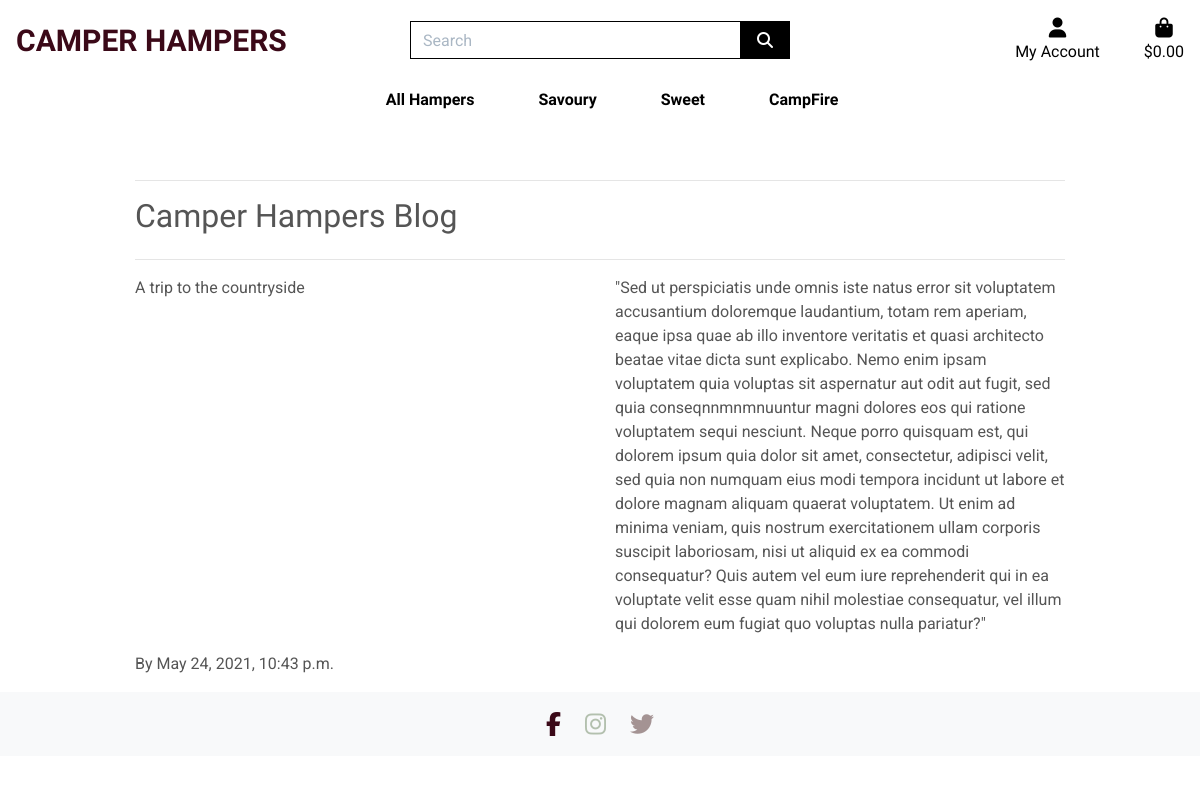
The page /blog/ on the database as committed earlier.
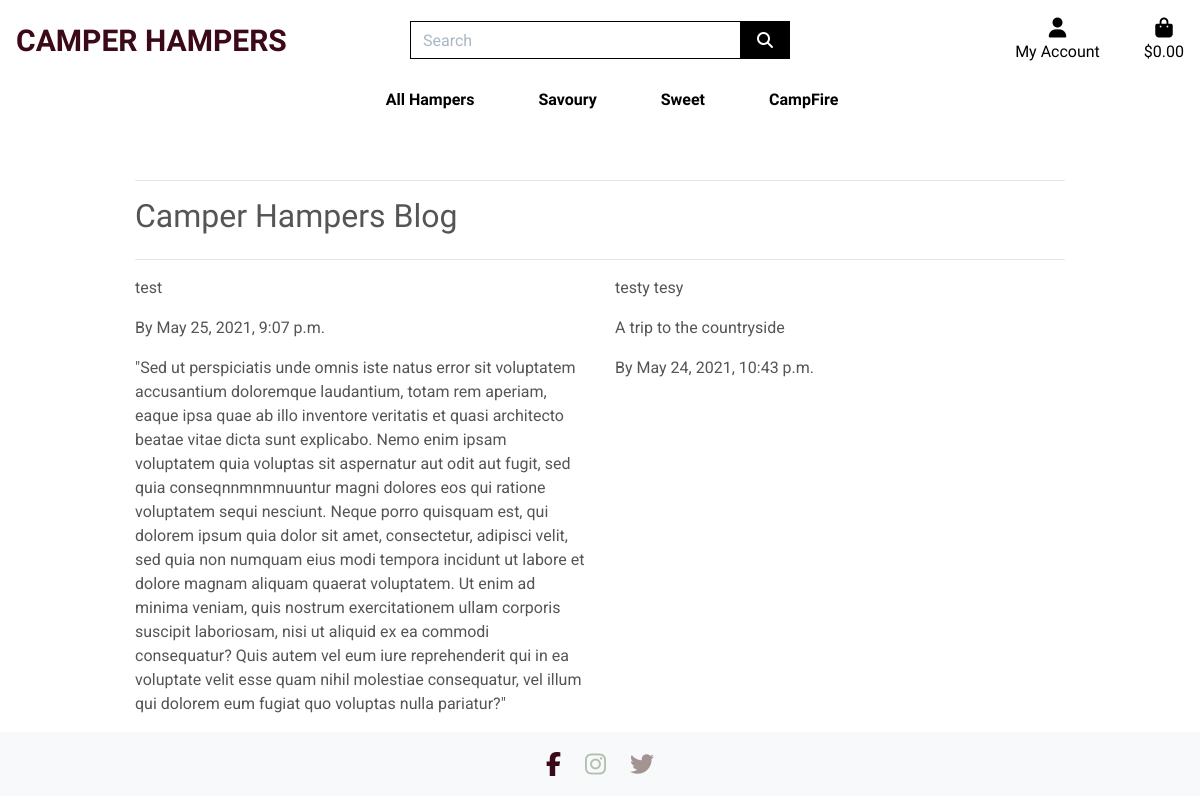
The same page on the database as committed later.
### blog/models.py (models this page shows, shortened)
class OwnerBlog(models.Model):
    blog_title = models.CharField(max_length=254)
    blog_content = models.TextField(blank=True, null=True, default='')
    date_added = models.DateTimeField(default=timezone.now)
    class Meta:
        ordering = ['-date_added']

### blog/views.py (the view)
# urls.py: path('', views.blog, name='blog'),
def blog(request):
    blog = OwnerBlog.objects.all()
    context = {
        'blog': blog,
    }
    return render(request, 'blog/blog.html', context)

### bag/contexts.py (called while the page is built, shortened)
def bag_contents(request):
    bag_items = []
    total = 0
    product_count = 0
    bag = request.session.get('bag', {})
    delivery = total * Decimal(settings.STANDARD_DELIVERY_PERCENTAGE / 100)
    grand_total = delivery + total
    context = {
        'bag_items': bag_items,
        'total': total,
        'product_count': product_count,
        'delivery': delivery,
        'grand_total': grand_total,
    }
    return context

### blog/templates/blog/blog.html (shortened to what this page needs)
{% extends "base.html" %}
{% load static %}
{% block extra_css %}
    <link rel="stylesheet" href="{% static 'profiles/css/profile.css' %}">
{% endblock %}
{% block page_header %}
    <div class="container header-container">
    </div>
{% endblock %}
{% block content %}
    <div class="overlay"></div>
    <div class="container">
        <div class="row">
            <div class="col-12">
                <hr>
                <h2 class="logo-font mb-4">Camper Hampers Blog</h2>
                <hr>
            </div>
        </div>
        <div class="row">
            {% for blog in blog %}
            <div class="col-12 col-lg-6">
                <p>{{ blog.blog_title }}</p>
            </div>
            <div class="col-12 col-lg-6">
                <p>{{ blog.blog_content }}</p>
            </div>
            <div class="col-12 col-lg-6">
                <p>By {{ blog.date_added }}</p>
            </div>
            {% endfor %}
        </div>
    </div>
{% endblock %}

### templates/base.html (shortened to what this page needs)
{% load static %}
<!doctype html>
<html lang="en">
  <head>
    {% block corecss %}
    <link rel="stylesheet" href="https://stackpath.bootstrapcdn.com/bootstrap/4.4.1/css/bootstrap.min.css">
    <link rel="stylesheet" href="{% static 'css/base.css' %}">
    {% endblock %}
    {% block extra_css %}
    {% endblock %}
  </head>
  <body>
    <header class="nav-container-fluid fixed-top">
      <div id="topnav" class="row bg-white pt-lg-2 d-none d-lg-flex">
        <div class="col-12 col-lg-4 my-auto py-1 py-lg-0 text-center text-lg-left">
          <a href="{% url 'home' %}" class="nav-link main-logo-link logo-style">Camper Hampers</a>
        </div>
        <div class="col-12 col-lg-4 my-auto py-1 py-lg-0">
            <form method="GET" action="{% url 'products' %}">
              <div class="input-group w-100">
                <input class="form-control border border-black rounded-0" type="text" name="q" placeholder="Search">
                <div class="input-group-append">
                  <button class="form-control btn btn-black border border-black rounded-0" type="submit">
                    <span class="icon">
                      <i class="fas fa-search"></i>
                    </span>
                  </button>
                </div>
              </div>
            </form>
        </div>
        <div class="col-12 col-lg-4 my-auto py-1 py-lg-0">
          <ul class="list-inline list-unstyled text-center text-lg-right my-0">
              <li class="list-inline-item dropdown">
                  <a class="text-black nav-link" href="#" id="user-options" data-toggle="dropdown" aria-haspopup="true" aria-expanded="false">
                      <div class="text-center">
                          <div><i class="fas fa-user fa-lg"></i></div>
                          <p class="my-0 logo-font">My Account</p>
                      </div>
                  </a>
              </li>
              <li class="list-inline-item">
                  <a class="{% if grand_total %}text-info font-weight-bold{% else %}text-black{% endif %} nav-link" href="{% url 'view_bag' %}">
                      <div class="text-center">
                          <div><i class="fas fa-shopping-bag fa-lg"></i></div>
                          <p class="my-0 logo-font">
                              {% if grand_total %}
                                  ${{ grand_total|floatformat:2 }}
                              {% else %}
                                  $0.00
                              {% endif %}
                          </p>
                      </div>
                  </a>
              </li>
          </ul>
      </div>
      </div>
      <div class="row bg-white">
        <nav class="navbar navbar-expand-lg navbar-light w-100">
            {% include 'includes/main_nav.html' %}
        </nav>
    </div>
    </header>
    {% block page_header %}
    {% endblock %}
    {% block content %}
    {% endblock %}
    <footer id="footer">
      <div class="container-fluid text-center">
          <div class="row text-center">
            <div class="col social-icons">
                <a href="https://www.facebook.com" target="_blank"><i class="fab fa-facebook-f"></i></a>
                <a href="https://www.instagram.com" target="_blank"><i class="fab fa-instagram"></i></a>
                <a href="https://www.twitter.com" target="_blank"><i class="fab fa-twitter"></i></a>
            </div>
          </div>
      </div>
    </footer>
  </body>
</html>

### templates/includes/main_nav.html (shortened to what this page needs)
<div class="collapse navbar-collapse" id="main-nav">
    <ul class="navbar-nav w-auto mx-auto">
        <li class="nav-item dropdown">
            <a class="logo-font font-weight-bold nav-link text-black mr-5" href="#" id="all-products-link" data-toggle="dropdown" aria-haspopup="true" aria-expanded="false">
                All Hampers
            </a>
        </li>
        <li class="nav-item">
            <a href="{% url 'products' %}?category=savoury" class="logo-font font-weight-bold nav-link text-black mr-5" id="savoury-link" aria-haspopup="true" aria-expanded="false">
                Savoury
            </a>
        </li>
        <li class="nav-item">
            <a href="{% url 'products' %}?category=sweet" class="logo-font font-weight-bold nav-link text-black mr-5" id="sweet-link" aria-haspopup="true" aria-expanded="false">
                Sweet
            </a>
        </li>
        <li class="nav-item">
            <a href="{% url 'products' %}?category=campfire" class="logo-font font-weight-bold nav-link text-black" id="campfire-link" aria-haspopup="true" aria-expanded="false">
                CampFire
            </a>
        </li>
    </ul>
</div>

### static/css/base.css (style rules this page uses)
html { height: 100%; }
body { background-size: cover; height: calc(100vh - 164px); color: #555; font-family: 'Roboto'; }
.icon { align-items: center; display: inline-flex; justify-content: center; height: 1.5rem; width: 1.5rem; }
.logo-style { font-family: 'Josefin Sans', sans-serif; font-weight: bold; font-size: 40px; color: #3B0918; text-transform: uppercase; }
@media (min-width: 992px) { .logo-style { font-size: 30px; } }
@media (min-width: 992px) { .header-container { padding-top: 164px; } }
.logo-font { font-family: 'Josefin Sans', sans-serif; }
.main-logo-link { width: fit-content; }
.btn-black { background: black; color: white; }
.text-black { color: #000 !important; }
.border-black { border: 1px solid black !important; }
.overlay { height: 100%; width: 100%; top: 0; left: 0; position: fixed; background: white; z-index: -1; }
input[name='q']::placeholder { color: #aab7c4; }
@media (min-width: 1200px) { .container { max-width: 80%; } }
#footer { background-color: #f8f9fa; padding: 10px; }
.fa-facebook-f { color: #3B0918; font-size: 1.5rem; padding: 10px; }
.fa-instagram { color: #B3C0AE; font-size: 1.5rem; padding: 10px; }
.fa-twitter { color: #A49393; font-size: 1.5rem; padding: 10px; }

Rows that differ between the two databases and show on the page:
added OwnerBlog: blog_title "test", blog_content "testy tesy", date_added "May 25, 2021, 9:07 p.m."
